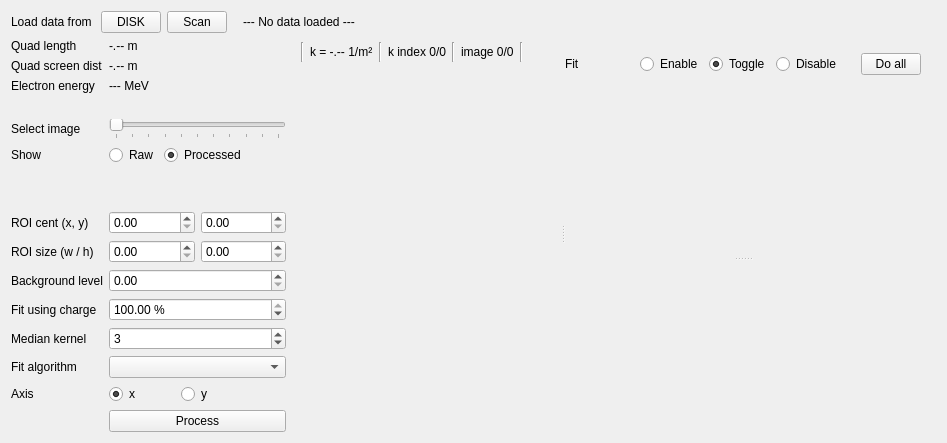
     <widget class="QWidget" name="lower_area_widget" native="true">
      <property name="styleSheet">
       <string notr="true">
QSplitter::handle:horizontal {
	width: 2px;
};
</string>
      </property>
      <layout class="QVBoxLayout" name="verticalLayout_10">
       <item>
        <layout class="QHBoxLayout" name="horizontalLayout_14">
         <item>
          <widget class="QLabel" name="label_10">
           <property name="text">
            <string>Load data from</string>
           </property>
          </widget>
         </item>
         <item>
          <spacer name="horizontalSpacer_7">
           <property name="orientation">
            <enum>Qt::Horizontal</enum>
           </property>
           <property name="sizeType">
            <enum>QSizePolicy::Fixed</enum>
           </property>
           <property name="sizeHint" stdset="0">
            <size>
             <width>3</width>
             <height>20</height>
            </size>
           </property>
          </spacer>
         </item>
         <item>
          <widget class="QPushButton" name="load_disk_button">
           <property name="maximumSize">
            <size>
             <width>60</width>
             <height>16777215</height>
            </size>
           </property>
           <property name="text">
            <string>DISK</string>
           </property>
          </widget>
         </item>
         <item>
          <widget class="QPushButton" name="load_scan_button">
           <property name="maximumSize">
            <size>
             <width>60</width>
             <height>16777215</height>
            </size>
           </property>
           <property name="text">
            <string>Scan</string>
           </property>
          </widget>
         </item>
         <item>
          <spacer name="horizontalSpacer_8">
           <property name="orientation">
            <enum>Qt::Horizontal</enum>
           </property>
           <property name="sizeType">
            <enum>QSizePolicy::Fixed</enum>
           </property>
           <property name="sizeHint" stdset="0">
            <size>
             <width>10</width>
             <height>20</height>
            </size>
           </property>
          </spacer>
         </item>
         <item>
          <widget class="QLabel" name="data_source_label">
           <property name="sizePolicy">
            <sizepolicy hsizetype="Expanding" vsizetype="Preferred">
             <horstretch>0</horstretch>
             <verstretch>0</verstretch>
            </sizepolicy>
           </property>
           <property name="text">
            <string>--- No data loaded ---</string>
           </property>
          </widget>
         </item>
        </layout>
       </item>
       <item>
        <layout class="QHBoxLayout" name="horizontalLayout_16">
         <property name="rightMargin">
          <number>6</number>
         </property>
         <item>
          <layout class="QGridLayout" name="gridLayout_3">
           <item row="6" column="1">
            <widget class="QSlider" name="p_image_index_slider">
             <property name="sizePolicy">
              <sizepolicy hsizetype="Minimum" vsizetype="Fixed">
               <horstretch>0</horstretch>
               <verstretch>0</verstretch>
              </sizepolicy>
             </property>
             <property name="maximumSize">
              <size>
               <width>16777215</width>
               <height>16777215</height>
              </size>
             </property>
             <property name="maximum">
              <number>10</number>
             </property>
             <property name="orientation">
              <enum>Qt::Horizontal</enum>
             </property>
             <property name="invertedControls">
              <bool>false</bool>
             </property>
             <property name="tickPosition">
              <enum>QSlider::TicksBelow</enum>
             </property>
            </widget>
           </item>
           <item row="14" column="0">
            <widget class="QLabel" name="label_28">
             <property name="sizePolicy">
              <sizepolicy hsizetype="Minimum" vsizetype="Preferred">
               <horstretch>0</horstretch>
               <verstretch>0</verstretch>
              </sizepolicy>
             </property>
             <property name="maximumSize">
              <size>
               <width>130</width>
               <height>16777215</height>
              </size>
             </property>
             <property name="text">
              <string>Background level</string>
             </property>
            </widget>
           </item>
           <item row="17" column="0">
            <widget class="QLabel" name="label_30">
             <property name="sizePolicy">
              <sizepolicy hsizetype="Minimum" vsizetype="Preferred">
               <horstretch>0</horstretch>
               <verstretch>0</verstretch>
              </sizepolicy>
             </property>
             <property name="maximumSize">
              <size>
               <width>130</width>
               <height>16777215</height>
              </size>
             </property>
             <property name="text">
              <string>Fit algorithm</string>
             </property>
            </widget>
           </item>
           <item row="10" column="1">
            <layout class="QHBoxLayout" name="horizontalLayout_12">
             <item>
              <widget class="QDoubleSpinBox" name="p_roi_cent_x_spinbox">
               <property name="maximum">
                <double>5000.000000000000000</double>
               </property>
              </widget>
             </item>
             <item>
              <widget class="QDoubleSpinBox" name="p_roi_cent_y_spinbox">
               <property name="maximum">
                <double>5000.000000000000000</double>
               </property>
              </widget>
             </item>
            </layout>
           </item>
           <item row="17" column="1">
            <widget class="QComboBox" name="fit_algo_combobox"/>
           </item>
           <item row="6" column="0">
            <widget class="QLabel" name="label_32">
             <property name="sizePolicy">
              <sizepolicy hsizetype="Minimum" vsizetype="Preferred">
               <horstretch>0</horstretch>
               <verstretch>0</verstretch>
              </sizepolicy>
             </property>
             <property name="maximumSize">
              <size>
               <width>130</width>
               <height>16777215</height>
              </size>
             </property>
             <property name="text">
              <string>Select image</string>
             </property>
            </widget>
           </item>
           <item row="3" column="0">
            <widget class="QLabel" name="label_24">
             <property name="sizePolicy">
              <sizepolicy hsizetype="Minimum" vsizetype="Preferred">
               <horstretch>0</horstretch>
               <verstretch>0</verstretch>
              </sizepolicy>
             </property>
             <property name="maximumSize">
              <size>
               <width>130</width>
               <height>16777215</height>
              </size>
             </property>
             <property name="text">
              <string>Quad screen dist</string>
             </property>
            </widget>
           </item>
           <item row="16" column="0">
            <widget class="QLabel" name="label_29">
             <property name="sizePolicy">
              <sizepolicy hsizetype="Minimum" vsizetype="Preferred">
               <horstretch>0</horstretch>
               <verstretch>0</verstretch>
              </sizepolicy>
             </property>
             <property name="maximumSize">
              <size>
               <width>130</width>
               <height>16777215</height>
              </size>
             </property>
             <property name="text">
              <string>Median kernel</string>
             </property>
            </widget>
           </item>
           <item row="4" column="1">
            <widget class="QLabel" name="p_electron_energy_label">
             <property name="text">
              <string>--- MeV</string>
             </property>
            </widget>
           </item>
           <item row="18" column="1">
            <layout class="QHBoxLayout" name="horizontalLayout_17">
             <item>
              <widget class="QRadioButton" name="p_x_radio">
               <property name="text">
                <string>x</string>
               </property>
               <property name="checked">
                <bool>true</bool>
               </property>
               <attribute name="buttonGroup">
                <string notr="true">buttonGroup_2</string>
               </attribute>
              </widget>
             </item>
             <item>
              <widget class="QRadioButton" name="p_y_radio">
               <property name="text">
                <string>y</string>
               </property>
               <attribute name="buttonGroup">
                <string notr="true">buttonGroup_2</string>
               </attribute>
              </widget>
             </item>
             <item>
              <spacer name="horizontalSpacer_10">
               <property name="orientation">
                <enum>Qt::Horizontal</enum>
               </property>
               <property name="sizeType">
                <enum>QSizePolicy::Minimum</enum>
               </property>
               <property name="sizeHint" stdset="0">
                <size>
                 <width>40</width>
                 <height>20</height>
                </size>
               </property>
              </spacer>
             </item>
            </layout>
           </item>
           <item row="11" column="1">
            <layout class="QHBoxLayout" name="horizontalLayout_13">
             <item>
              <widget class="QDoubleSpinBox" name="p_roi_size_w_spinbox">
               <property name="maximum">
                <double>5000.000000000000000</double>
               </property>
              </widget>
             </item>
             <item>
              <widget class="QDoubleSpinBox" name="p_roi_size_h_spinbox">
               <property name="maximum">
                <double>5000.000000000000000</double>
               </property>
              </widget>
             </item>
            </layout>
           </item>
           <item row="11" column="0">
            <widget class="QLabel" name="label_27">
             <property name="sizePolicy">
              <sizepolicy hsizetype="Minimum" vsizetype="Preferred">
               <horstretch>0</horstretch>
               <verstretch>0</verstretch>
              </sizepolicy>
             </property>
             <property name="maximumSize">
              <size>
               <width>130</width>
               <height>16777215</height>
              </size>
             </property>
             <property name="text">
              <string>ROI size (w / h)</string>
             </property>
            </widget>
           </item>
           <item row="2" column="1">
            <widget class="QLabel" name="p_quad_length_label">
             <property name="text">
              <string>-.-- m</string>
             </property>
            </widget>
           </item>
           <item row="18" column="0">
            <widget class="QLabel" name="label_33">
             <property name="text">
              <string>Axis</string>
             </property>
            </widget>
           </item>
           <item row="19" column="1">
            <widget class="QPushButton" name="process_button">
             <property name="text">
              <string>Process</string>
             </property>
            </widget>
           </item>
           <item row="10" column="0">
            <widget class="QLabel" name="label_26">
             <property name="sizePolicy">
              <sizepolicy hsizetype="Minimum" vsizetype="Preferred">
               <horstretch>0</horstretch>
               <verstretch>0</verstretch>
              </sizepolicy>
             </property>
             <property name="maximumSize">
              <size>
               <width>130</width>
               <height>16777215</height>
              </size>
             </property>
             <property name="text">
              <string>ROI cent (x, y)</string>
             </property>
            </widget>
           </item>
           <item row="8" column="0">
            <spacer name="verticalSpacer_6">
             <property name="orientation">
              <enum>Qt::Vertical</enum>
             </property>
             <property name="sizeType">
              <enum>QSizePolicy::Expanding</enum>
             </property>
             <property name="sizeHint" stdset="0">
              <size>
               <width>20</width>
               <height>40</height>
              </size>
             </property>
            </spacer>
           </item>
           <item row="3" column="1">
            <widget class="QLabel" name="p_quad_screen_dist_label">
             <property name="text">
              <string>-.-- m</string>
             </property>
            </widget>
           </item>
           <item row="4" column="0">
            <widget class="QLabel" name="label_25">
             <property name="sizePolicy">
              <sizepolicy hsizetype="Minimum" vsizetype="Preferred">
               <horstretch>0</horstretch>
               <verstretch>0</verstretch>
              </sizepolicy>
             </property>
             <property name="maximumSize">
              <size>
               <width>130</width>
               <height>16777215</height>
              </size>
             </property>
             <property name="text">
              <string>Electron energy</string>
             </property>
            </widget>
           </item>
           <item row="5" column="0">
            <spacer name="verticalSpacer_5">
             <property name="orientation">
              <enum>Qt::Vertical</enum>
             </property>
             <property name="sizeType">
              <enum>QSizePolicy::Preferred</enum>
             </property>
             <property name="sizeHint" stdset="0">
              <size>
               <width>20</width>
               <height>20</height>
              </size>
             </property>
            </spacer>
           </item>
           <item row="7" column="1">
            <layout class="QHBoxLayout" name="horizontalLayout_15">
             <property name="topMargin">
              <number>0</number>
             </property>
             <item>
              <widget class="QRadioButton" name="p_raw_image_radio">
               <property name="text">
                <string>Raw</string>
               </property>
               <attribute name="buttonGroup">
                <string notr="true">buttonGroup</string>
               </attribute>
              </widget>
             </item>
             <item>
              <widget class="QRadioButton" name="p_filtered_image_radio">
               <property name="text">
                <string>Processed</string>
               </property>
               <property name="checked">
                <bool>true</bool>
               </property>
               <attribute name="buttonGroup">
                <string notr="true">buttonGroup</string>
               </attribute>
              </widget>
             </item>
             <item>
              <spacer name="horizontalSpacer_5">
               <property name="orientation">
                <enum>Qt::Horizontal</enum>
               </property>
               <property name="sizeType">
                <enum>QSizePolicy::Minimum</enum>
               </property>
               <property name="sizeHint" stdset="0">
                <size>
                 <width>40</width>
                 <height>20</height>
                </size>
               </property>
              </spacer>
             </item>
            </layout>
           </item>
           <item row="7" column="0">
            <widget class="QLabel" name="label_11">
             <property name="text">
              <string>Show</string>
             </property>
            </widget>
           </item>
           <item row="16" column="1">
            <widget class="QSpinBox" name="p_median_kernel_spinbox">
             <property name="minimum">
              <number>1</number>
             </property>
             <property name="maximum">
              <number>21</number>
             </property>
             <property name="singleStep">
              <number>2</number>
             </property>
             <property name="value">
              <number>3</number>
             </property>
            </widget>
           </item>
           <item row="2" column="0">
            <widget class="QLabel" name="label_23">
             <property name="sizePolicy">
              <sizepolicy hsizetype="Minimum" vsizetype="Preferred">
               <horstretch>0</horstretch>
               <verstretch>0</verstretch>
              </sizepolicy>
             </property>
             <property name="maximumSize">
              <size>
               <width>130</width>
               <height>16777215</height>
              </size>
             </property>
             <property name="text">
              <string>Quad length</string>
             </property>
            </widget>
           </item>
           <item row="15" column="0">
            <widget class="QLabel" name="label_31">
             <property name="text">
              <string>Fit using charge</string>
             </property>
            </widget>
           </item>
           <item row="15" column="1">
            <widget class="QDoubleSpinBox" name="p_keep_charge_ratio_spinbox">
             <property name="suffix">
              <string> %</string>
             </property>
             <property name="maximum">
              <double>100.000000000000000</double>
             </property>
             <property name="value">
              <double>100.000000000000000</double>
             </property>
            </widget>
           </item>
           <item row="14" column="1">
            <widget class="QDoubleSpinBox" name="p_threshold_spinbox">
             <property name="maximum">
              <double>66000.000000000000000</double>
             </property>
            </widget>
           </item>
          </layout>
         </item>
         <item>
          <layout class="QVBoxLayout" name="verticalLayout_2">
           <item>
            <widget class="QWidget" name="widget_3" native="true">
             <property name="sizePolicy">
              <sizepolicy hsizetype="Expanding" vsizetype="Preferred">
               <horstretch>0</horstretch>
               <verstretch>0</verstretch>
              </sizepolicy>
             </property>
             <layout class="QVBoxLayout" name="verticalLayout_4">
              <property name="topMargin">
               <number>3</number>
              </property>
              <item>
               <widget class="QSplitter" name="analysis_pic_plot_splitter">
                <property name="styleSheet">
                 <string notr="true">QSplitter::handle {
	image:url(:/icons/hor_splitter_handle.png);
	width: 15px;
	height: 10px;
}</string>
                </property>
                <property name="orientation">
                 <enum>Qt::Horizontal</enum>
                </property>
                <widget class="QWidget" name="widget_7" native="true">
                 <layout class="QVBoxLayout" name="verticalLayout_6">
                  <property name="topMargin">
                   <number>0</number>
                  </property>
                  <property name="bottomMargin">
                   <number>0</number>
                  </property>
                  <item>
                   <layout class="QHBoxLayout" name="horizontalLayout_11">
                    <property name="topMargin">
                     <number>0</number>
                    </property>
                    <property name="rightMargin">
                     <number>0</number>
                    </property>
                    <item>
                     <widget class="Line" name="line_10">
                      <property name="orientation">
                       <enum>Qt::Vertical</enum>
                      </property>
                     </widget>
                    </item>
                    <item>
                     <widget class="QLabel" name="p_k_value_label">
                      <property name="font">
                       <font>
                        <family>Arial</family>
                       </font>
                      </property>
                      <property name="text">
                       <string>k = -.-- 1/m²</string>
                      </property>
                     </widget>
                    </item>
                    <item>
                     <widget class="Line" name="line_8">
                      <property name="orientation">
                       <enum>Qt::Vertical</enum>
                      </property>
                     </widget>
                    </item>
                    <item>
                     <widget class="QLabel" name="p_k_ind_label">
                      <property name="text">
                       <string>k index 0/0</string>
                      </property>
                     </widget>
                    </item>
                    <item>
                     <widget class="Line" name="line_9">
                      <property name="orientation">
                       <enum>Qt::Vertical</enum>
                      </property>
                     </widget>
                    </item>
                    <item>
                     <widget class="QLabel" name="p_image_label">
                      <property name="text">
                       <string>image 0/0</string>
                      </property>
                     </widget>
                    </item>
                    <item>
                     <widget class="Line" name="line_11">
                      <property name="orientation">
                       <enum>Qt::Vertical</enum>
                      </property>
                     </widget>
                    </item>
                    <item>
                     <spacer name="horizontalSpacer_9">
                      <property name="orientation">
                       <enum>Qt::Horizontal</enum>
                      </property>
                      <property name="sizeHint" stdset="0">
                       <size>
                        <width>40</width>
                        <height>20</height>
                       </size>
                      </property>
                     </spacer>
                    </item>
                   </layout>
                  </item>
                  <item>
                   <widget class="ImageView" name="process_image_widget" native="true">
                    <property name="sizePolicy">
                     <sizepolicy hsizetype="Expanding" vsizetype="Expanding">
                      <horstretch>0</horstretch>
                      <verstretch>0</verstretch>
                     </sizepolicy>
                    </property>
                    <layout class="QVBoxLayout" name="verticalLayout_7"/>
                   </widget>
                  </item>
                 </layout>
                </widget>
                <widget class="QWidget" name="widget_4" native="true">
                 <layout class="QVBoxLayout" name="verticalLayout_5">
                  <property name="spacing">
                   <number>12</number>
                  </property>
                  <property name="topMargin">
                   <number>3</number>
                  </property>
                  <property name="bottomMargin">
                   <number>0</number>
                  </property>
                  <item>
                   <layout class="QHBoxLayout" name="horizontalLayout_18">
                    <property name="topMargin">
                     <number>0</number>
                    </property>
                    <item>
                     <widget class="QLabel" name="label_12">
                      <property name="font">
                       <font>
                        <family>Arial</family>
                       </font>
                      </property>
                      <property name="text">
                       <string>Fit</string>
                      </property>
                     </widget>
                    </item>
                    <item>
                     <spacer name="horizontalSpacer_11">
                      <property name="orientation">
                       <enum>Qt::Horizontal</enum>
                      </property>
                      <property name="sizeHint" stdset="0">
                       <size>
                        <width>40</width>
                        <height>20</height>
                       </size>
                      </property>
                     </spacer>
                    </item>
                    <item>
                     <widget class="QWidget" name="widget_2" native="true">
                      <property name="minimumSize">
                       <size>
                        <width>20</width>
                        <height>0</height>
                       </size>
                      </property>
                      <layout class="QHBoxLayout" name="horizontalLayout_27">
                       <item>
                        <widget class="QRadioButton" name="enable_point_radioutton">
                         <property name="text">
                          <string>Enable</string>
                         </property>
                        </widget>
                       </item>
                       <item>
                        <widget class="QRadioButton" name="toggle_point_radiobutton">
                         <property name="text">
                          <string>Toggle</string>
                         </property>
                         <property name="checked">
                          <bool>true</bool>
                         </property>
                        </widget>
                       </item>
                       <item>
                        <widget class="QRadioButton" name="disable_point_radiobutton">
                         <property name="text">
                          <string>Disable</string>
                         </property>
                        </widget>
                       </item>
                      </layout>
                     </widget>
                    </item>
                    <item>
                     <widget class="QPushButton" name="p_enable_all_button">
                      <property name="maximumSize">
                       <size>
                        <width>60</width>
                        <height>16777215</height>
                       </size>
                      </property>
                      <property name="font">
                       <font>
                        <family>Arial</family>
                       </font>
                      </property>
                      <property name="text">
                       <string>Do all</string>
                      </property>
                     </widget>
                    </item>
                   </layout>
                  </item>
                  <item>
                   <widget class="QWidget" name="widget_5" native="true">
                    <layout class="QVBoxLayout" name="verticalLayout_8">
                     <item>
                      <widget class="QSplitter" name="analysis_plots_splitter">
                       <property name="styleSheet">
                        <string notr="true">QSplitter::handle {
	image:url(:/icons/vert_splitter_handle.png);
	width: 15px;
	height: 10px;
}</string>
                       </property>
                       <property name="orientation">
                        <enum>Qt::Vertical</enum>
                       </property>
                       <widget class="QWidget" name="charge_widget_2" native="true">
                        <property name="sizePolicy">
                         <sizepolicy hsizetype="Expanding" vsizetype="Preferred">
                          <horstretch>0</horstretch>
                          <verstretch>0</verstretch>
                         </sizepolicy>
                        </property>
                        <layout class="QVBoxLayout" name="verticalLayout_11">
                         <item>
                          <widget class="QTangoStripTool" name="fit_widget" native="true">
                           <property name="sizePolicy">
                            <sizepolicy hsizetype="Expanding" vsizetype="Expanding">
                             <horstretch>0</horstretch>
                             <verstretch>0</verstretch>
                            </sizepolicy>
                           </property>
                          </widget>
                         </item>
                        </layout>
                       </widget>
                       <widget class="QWidget" name="widget_8" native="true">
                        <property name="sizePolicy">
                         <sizepolicy hsizetype="Expanding" vsizetype="Preferred">
                          <horstretch>0</horstretch>
                          <verstretch>0</verstretch>
                         </sizepolicy>
                        </property>
                        <layout class="QVBoxLayout" name="verticalLayout_12">
                         <property name="spacing">
                          <number>0</number>
                         </property>
                         <property name="leftMargin">
                          <number>0</number>
                         </property>
                         <property name="topMargin">
                          <number>0</number>
                         </property>
                         <property name="rightMargin">
                          <number>0</number>
                         </property>
                         <property name="bottomMargin">
                          <number>0</number>
                         </property>
                         <item>
                          <widget class="QTangoStripTool" name="charge_widget" native="true">
                           <property name="sizePolicy">
                            <sizepolicy hsizetype="Expanding" vsizetype="Expanding">
                             <horstretch>0</horstretch>
                             <verstretch>0</verstretch>
                            </sizepolicy>
                           </property>
                          </widget>
                         </item>
                        </layout>
                       </widget>
                      </widget>
                     </item>
                    </layout>
                   </widget>
                  </item>
                 </layout>
                </widget>
               </widget>
              </item>
             </layout>
            </widget>
           </item>
          </layout>
         </item>
        </layout>
       </item>
      </layout>
     </widget>
